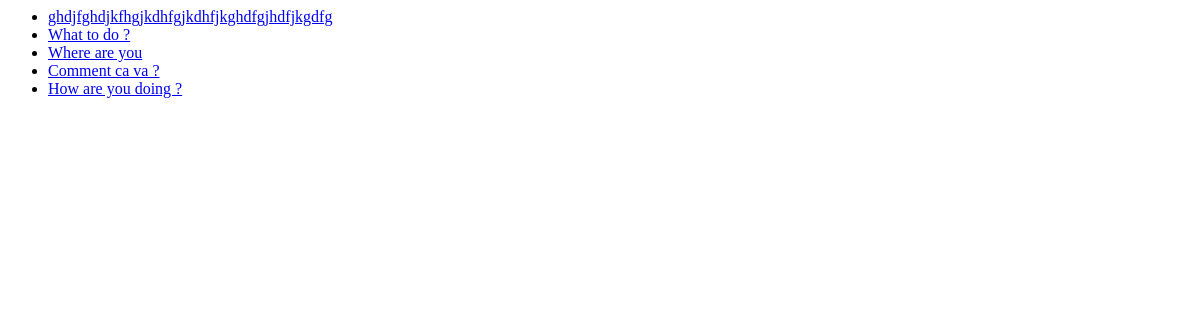
/polls/, run on an earlier commit of the app's database.
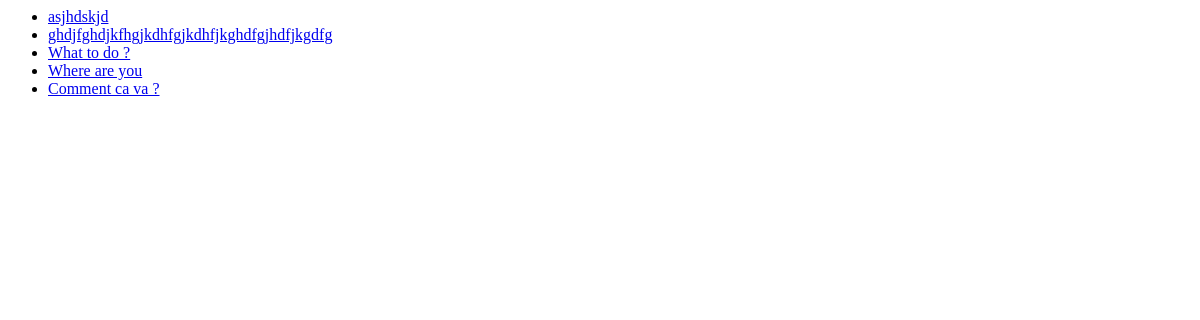
And on a later commit of the database.
### polls/models.py (models this page shows, shortened)
class Question(models.Model):
    question_text = models.CharField(max_length=200)
    pub_date = models.DateTimeField('date published')

### polls/views.py (the view)
# urls.py: path('', views.index, name='index'),
def index(request):
    latest_question_list = Question.objects.order_by('-pub_date')[:5]
    template = loader.get_template('polls/index.html')
    context = {
        'latest_question_list': latest_question_list,
    }
    return HttpResponse(template.render(context, request))

### polls/templates/polls/index.html
{% if latest_question_list %}
    <ul>
    {% for question in latest_question_list %}
    <li><a href="{% url 'detail' question.id %}">{{ question.question_text }}</a></li>
    {% endfor %}
    </ul>
{% else %}
    <p>No polls are available...</p>
{% endif %}

What changed in the data, as far as the page shows it:
no longer on this page (row unchanged): Question: question_text "How are you doing ?"
added Question: question_text "asjhdskjd"
